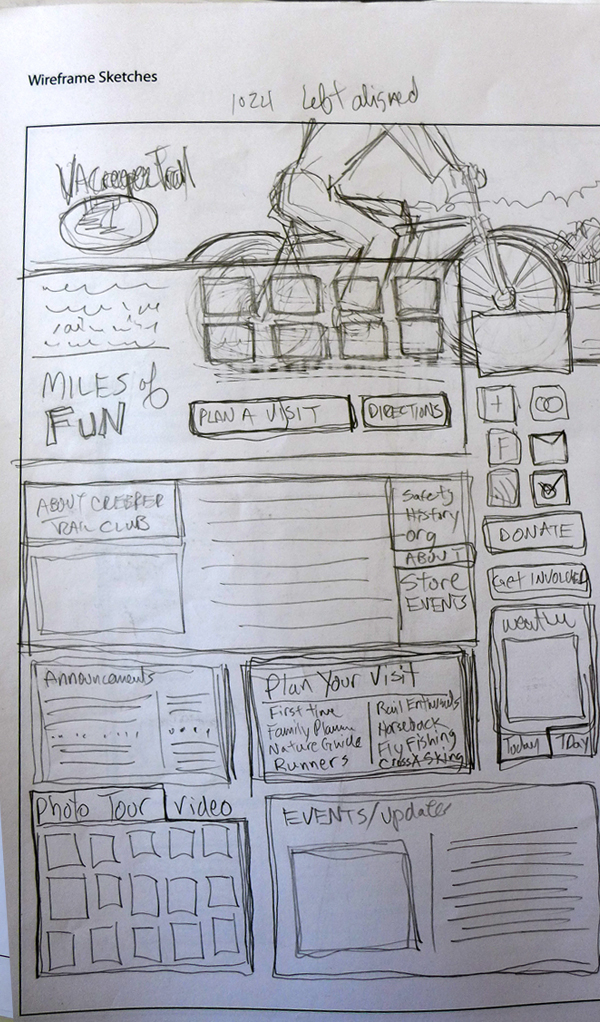
#> input picture drawing.jpeg, 600 x 1022 px, given in place of the camera
$ python unskew.py
#> lines starting #> are read from the running program, lines starting #| are printed output that depends on the picture; after the words box and inside, x2 and y2 are one past the last pixel; in counts of white or black regions, pixels touching at a corner belong together
import cv2
import numpy as np
from PIL import Image


def save(img, name="out.png"):
    im = Image.fromarray(img)  # (img * 255).astype(np.uint8)
    im.save(name)


def capture_unskewed_photo(out="unskewed.png"):
    cam = cv2.VideoCapture(0)
    ret = False
    frame = None
    for _ in range(5):
        ret, frame = cam.read()
    while not ret:
        ret, frame = cam.read()

    cam.release()
    dst = unskew(frame)
    save(dst, out)
    save(frame, "img.jpg")


def unskew_video():
    cam = cv2.VideoCapture(0)
    while True:
        ret, frame = cam.read()
#> frame is the input picture: shape (1022, 600, 3); mean B, G, R 183.9, 177, 176.3
        if not ret:
            break
        dst = unskew(frame)
        cv2.imshow("Unskewed", dst)
        cv2.imshow("Original", frame)
        if cv2.waitKey(1) & 0xFF == ord("q"):
            break


def unskew(img):
    gray = cv2.cvtColor(img, cv2.COLOR_RGB2GRAY)

    gray = gray / np.max(gray) * 255

    gray = (gray > 180) * 255
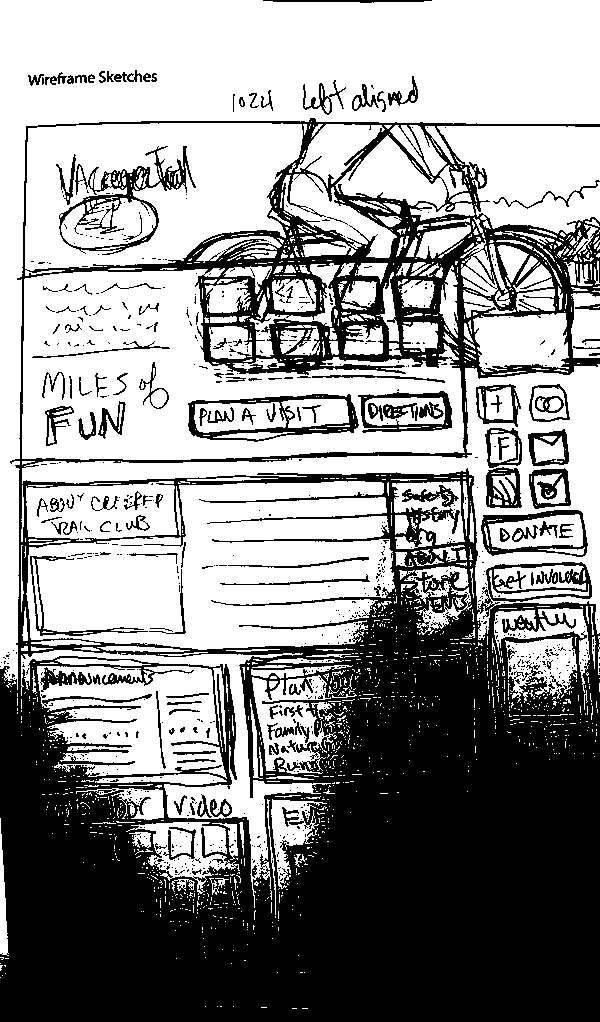
#> gray: shape (1022, 600) int64; 57.7% white; 824 black regions (683 under 20 px), largest, box (x1, y1, x2, y2) and area: (0, 118, 600, 1022) 232217, (59, 146, 196, 255) 2758, (188, 394, 359, 442) 2166

    gray = gray.astype(np.uint8)

    # save(gray, "gray-init.png")

    kernel = np.ones((5, 5), np.uint8)

    gray = cv2.erode(gray, kernel, iterations=5)
#> gray: shape (1022, 600); 14.8% white; 32 white regions (5 under 20 px), largest, box (x1, y1, x2, y2) and area: (0, 0, 600, 451) 57667, (35, 133, 292, 252) 10178, (49, 565, 171, 621) 5943
    gray = cv2.dilate(gray, kernel, iterations=5)
#> gray: shape (1022, 600); 27.1% white; 31 white regions, largest, box (x1, y1, x2, y2) and area: (0, 0, 600, 461) 74367, (25, 123, 302, 262) 21998, (39, 555, 181, 631) 9923

    kernel = np.ones((11, 11), np.uint8)

    gray = cv2.dilate(gray, kernel, iterations=5)
#> gray: shape (1022, 600); 49.6% white; 4 white regions, box (x1, y1, x2, y2) and area: (0, 0, 600, 799) 264541, (454, 285, 600, 601) 25507, (376, 404, 488, 478) 8194, (296, 374, 372, 449) 5693
    gray = cv2.erode(gray, kernel, iterations=5)
#> gray: shape (1022, 600); 34% white; 5 white regions, box (x1, y1, x2, y2) and area: (0, 0, 600, 774) 194471, (479, 310, 600, 576) 11557, (401, 429, 463, 453) 1394, (321, 399, 347, 424) 643, (342, 518, 367, 539) 525
    edges = cv2.Canny(gray, 50, 150)
#> edges: shape (1022, 600); 0.58% white in thin lines or dots, all inside (x1, y1, x2, y2) = (0, 167, 600, 774)
    edges = cv2.dilate(edges, np.ones((3, 3), np.uint8), iterations=1)
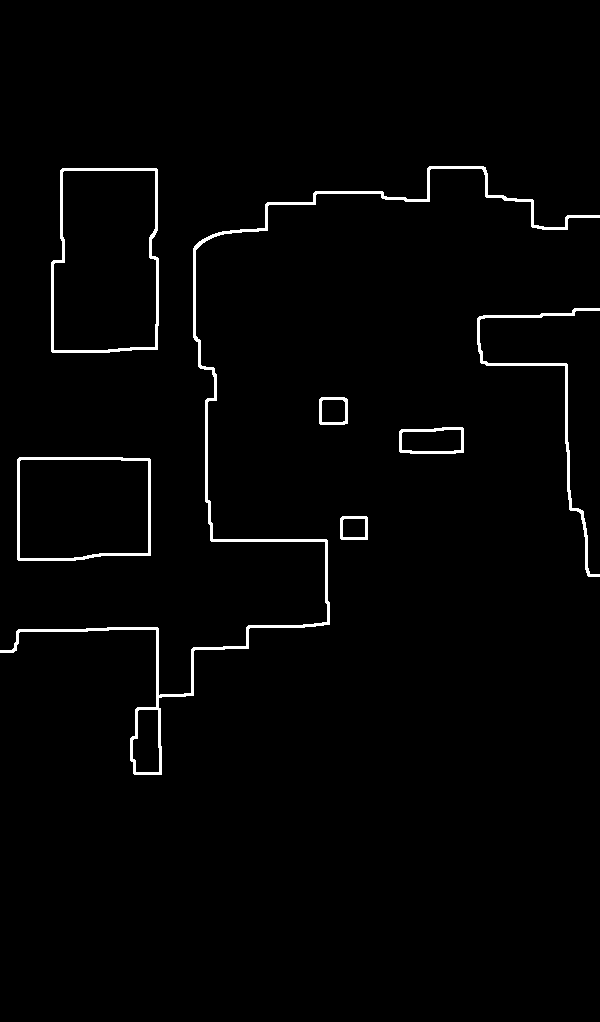
#> edges: shape (1022, 600); 1.8% white; 7 white regions

    def order_points(pts_: np.ndarray) -> np.ndarray:
        ys = pts_[:, 1]
        top_idxs = ys.argsort()[:2]
        bot_idxs = ys.argsort()[-2:]
        top = pts_[top_idxs]
        bot = pts_[bot_idxs]
        top = top[np.argsort(top[:, 0])]
        bot = bot[np.argsort(bot[:, 0])]
        tl, tr = top[0], top[1]
        bl, br = bot[0], bot[1]
        return np.array([tl, tr, br, bl], dtype=np.float32)

    contours, _ = cv2.findContours(gray, cv2.RETR_EXTERNAL, cv2.CHAIN_APPROX_SIMPLE)
#> contours = 5 contours; box (x1, y1, x2, y2) and area: (0, 0, 600, 774) 223618, (479, 310, 600, 576) 11182, (401, 429, 463, 453) 1311, (321, 399, 347, 424) 594, (342, 518, 367, 539) 480
    if contours:
        cnt = max(contours, key=cv2.contourArea)
#> cnt = contour of 143 points, box (x1, y1, x2, y2) (0, 0, 600, 774), area 223618

        epsilon = 0.02 * cv2.arcLength(cnt, True)
#> epsilon = 64.55
        approx = cv2.approxPolyN(cnt, 4, epsilon_percentage=epsilon, ensure_convex=True)
#> approx = [[743, 0], [193, 826], [0, 651], [0, 0]]
        corners = approx.reshape(-1, 2)
#> corners = [[743, 0], [193, 826], [0, 651], [0, 0]]

        mask = np.zeros_like(gray)
        cv2.drawContours(mask, [cnt], -1, 255, -1)
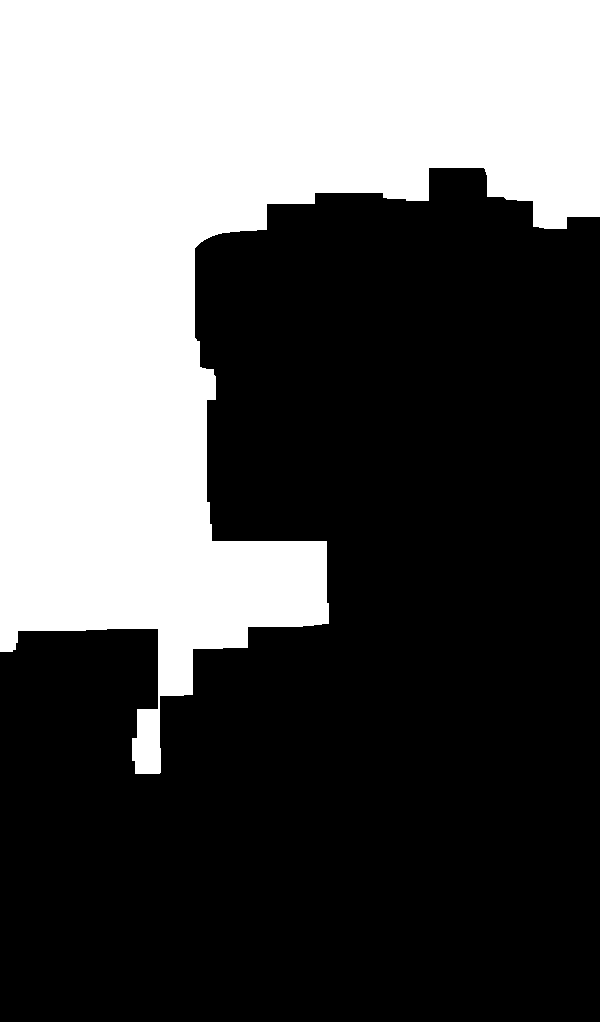
#> mask: shape (1022, 600); 36.7% white; 1 white region, box (x1, y1, x2, y2) and area: (0, 0, 600, 774) 225218
        for c in corners:
            cv2.circle(mask, tuple(c), 50, 120, -1)
#> this loop made 4 passes
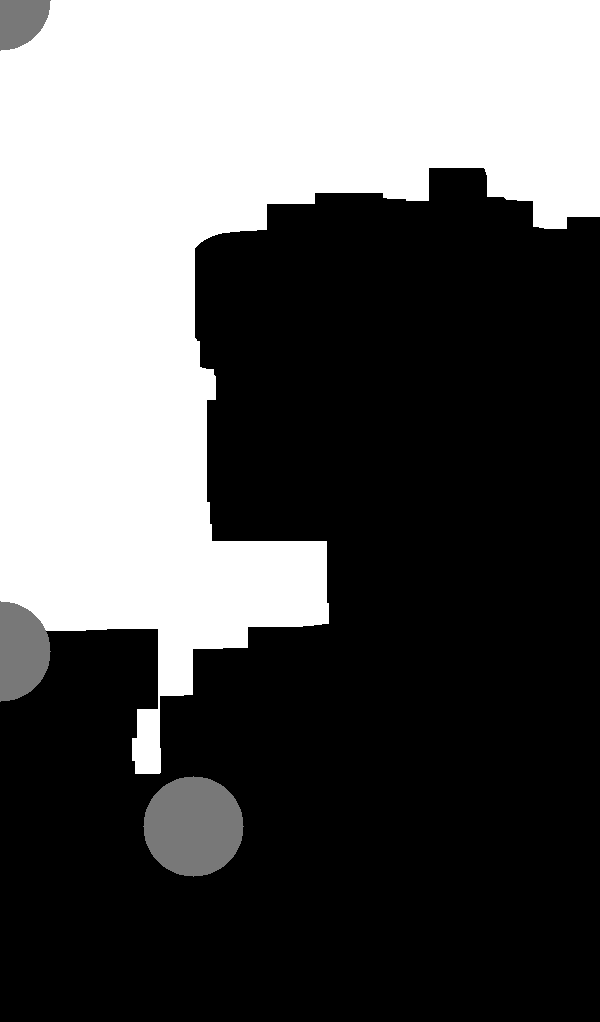
#> mask: shape (1022, 600); 2.26% of pixels changed, all inside (x1, y1, x2, y2) = (0, 0, 244, 877)

        gray = mask

        assert len(corners) == 4

        corners = order_points(corners)
#> in order_points, `ys = pts_[:, 1]`: ys = [0, 826, 651, 0]
#> in order_points, `top_idxs = ys.argsort()[:2]`: top_idxs = [0, 3]
#> in order_points, `bot_idxs = ys.argsort()[-2:]`: bot_idxs = [2, 1]
#> in order_points, `top = pts_[top_idxs]`: top = [[743, 0], [0, 0]]
#> in order_points, `bot = pts_[bot_idxs]`: bot = [[0, 651], [193, 826]]
#> in order_points, `top = top[np.argsort(top[:, 0])]`: top = [[0, 0], [743, 0]]
#> in order_points, `tl, tr = top[0], top[1]`: tl = [0, 0]; tr = [743, 0]
#> in order_points, `bl, br = bot[0], bot[1]`: bl = [0, 651]; br = [193, 826]
#> corners = [[0, 0], [743, 0], [193, 826], [0, 651]]

        size = (int(11 * 100), int(8.5 * 100))
        pts2 = np.float32([[0, 0], [size[0], 0], [size[0], size[1]], [0, size[1]]])
        # https://math.stackexchange.com/questions/2789094/deskew-and-rotate-a-photographed-rectangular-image-aka-perspective-correction
        M, mask = cv2.findHomography(np.float32(corners), pts2)
#> M = [[3.01, 3.62e-16, 1.07e-13], [-4.2e-16, 0.544, 2.67e-13], [0.00139, -0.000896, 1]]; mask = [1, 1, 1, 1]

        dst = cv2.warpPerspective(img, M, size)
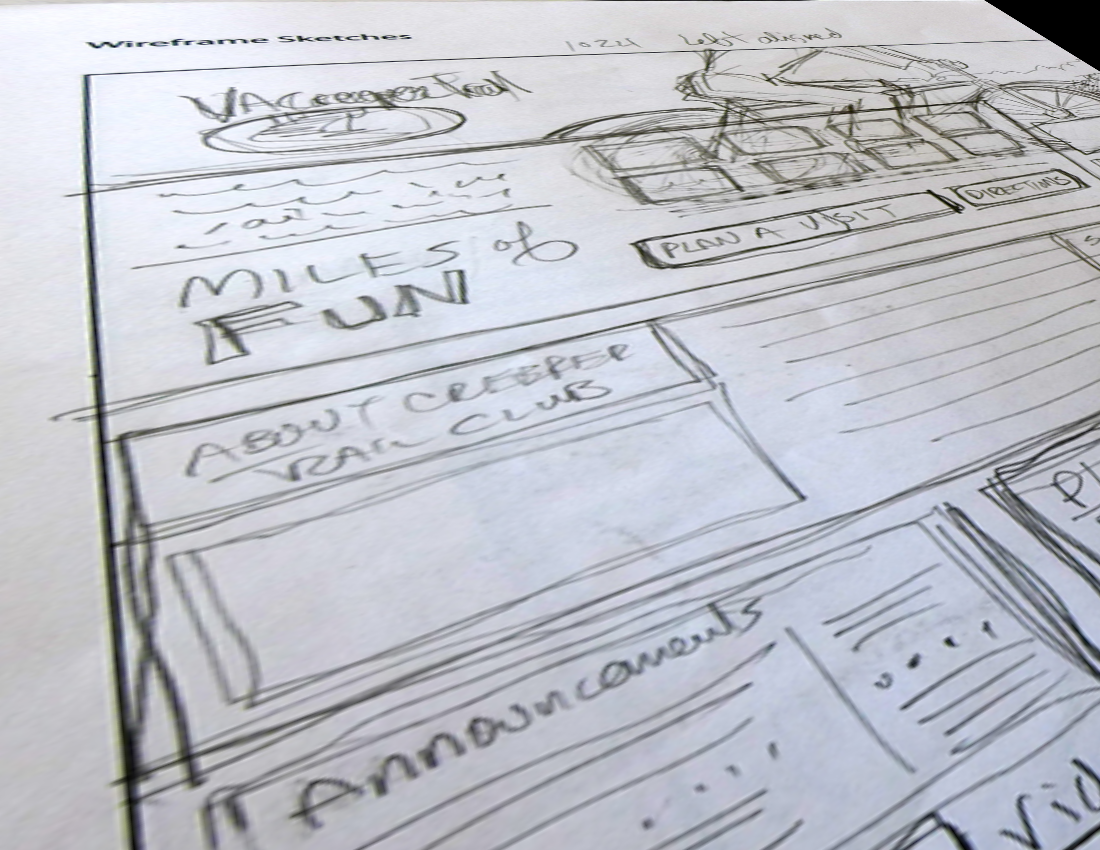
#> dst: shape (850, 1100, 3); mean B, G, R 201.4, 193.4, 191.1

        dst = cv2.flip(dst, 0)
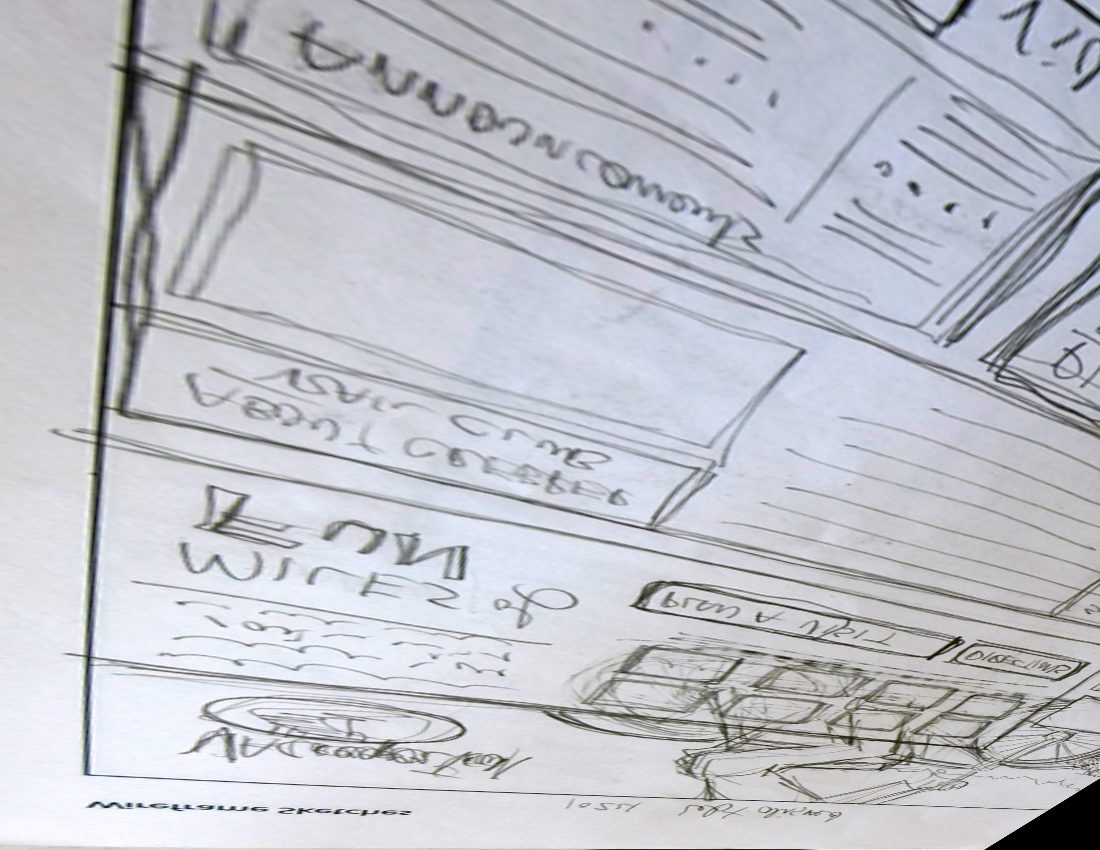
#> dst: shape (850, 1100, 3); mean B, G, R 201.4, 193.4, 191.1

        return dst

    return img


def main(inp="photo.jpg", out="unskewed.png"):
    img = np.array(Image.open(inp))
    print(img.shape)
    dst = unskew(img)
    save(dst, out)


if __name__ == "__main__":
    unskew_video()
#> (key q is pressed here)

$ run again, on image.jpg
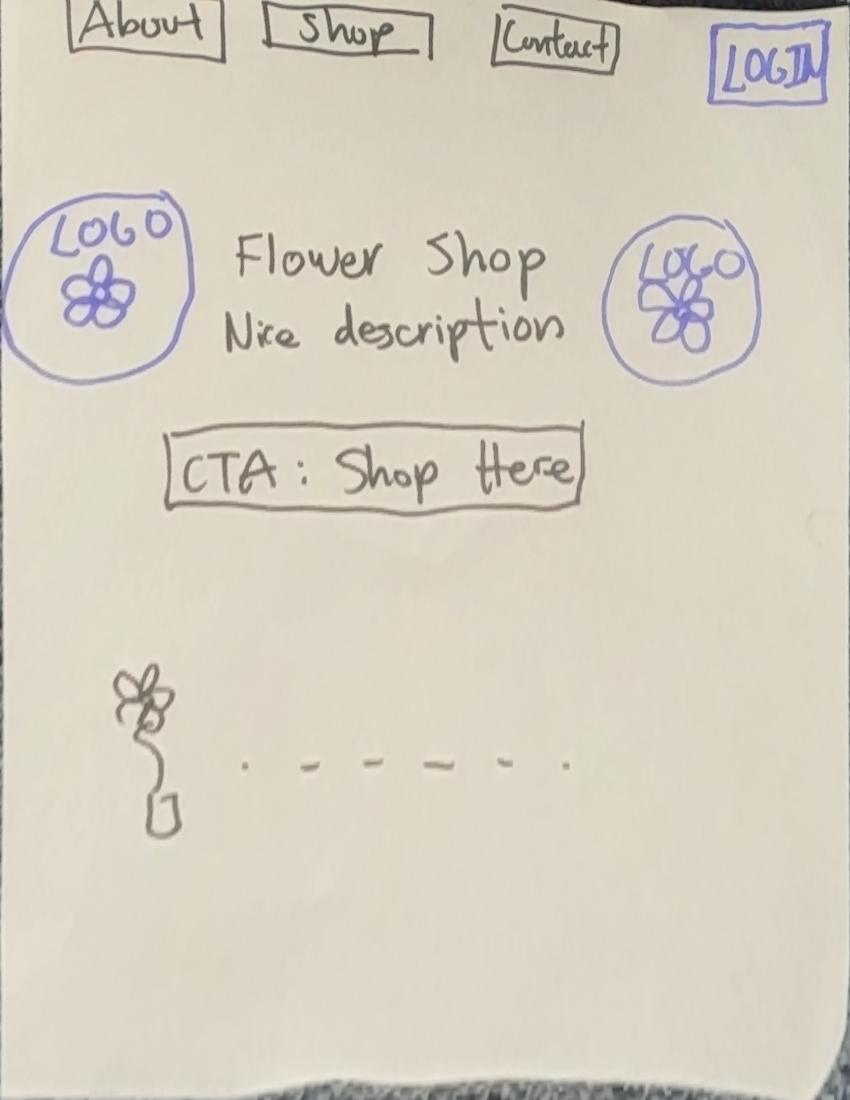
#> input picture image.jpg, 850 x 1100 px, given in place of the camera
#> in unskew_video, frame is the input picture: shape (1100, 850, 3); mean B, G, R 193.2, 207.9, 214.7
#> contours = 1 contour; box (x1, y1, x2, y2) and area: (0, 0, 850, 1100) 911773
#> cnt = contour of 44 points, box (x1, y1, x2, y2) (0, 0, 850, 1100), area 911773
#> epsilon = 84.03
#> approx = [[849, 0], [849, 1099], [0, 1099], [0, 0]]
#> the loop in unskew, `for c in corners:` made 4 passes
#> after the loop in unskew, `for c in corners:`:
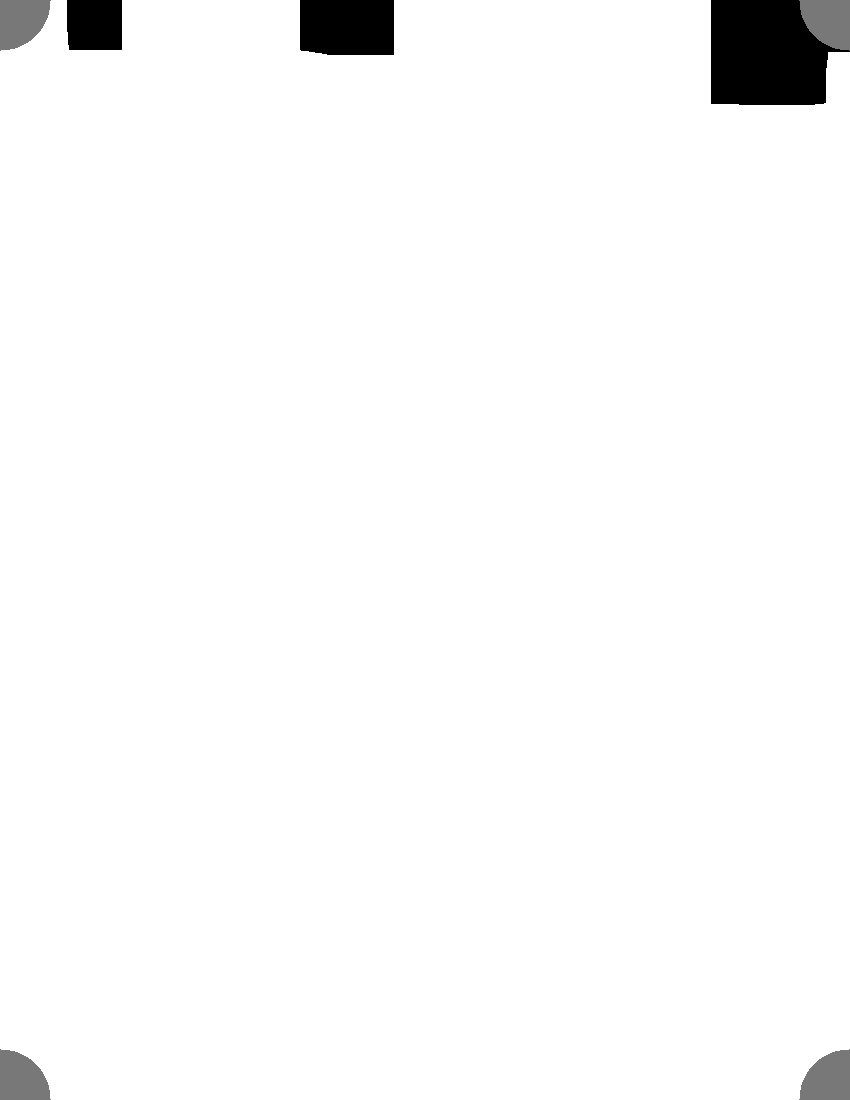
#> mask: shape (1100, 850); min 0, max 255, mean 248.6
#> ys = [0, 1099, 1099, 0]
#> top_idxs = [0, 3]
#> bot_idxs = [1, 2]
#> in order_points, `top = pts_[top_idxs]`: top = [[849, 0], [0, 0]]
#> in order_points, `bot = pts_[bot_idxs]`: bot = [[849, 1099], [0, 1099]]
#> in order_points, `top = top[np.argsort(top[:, 0])]`: top = [[0, 0], [849, 0]]
#> in order_points, `bot = bot[np.argsort(bot[:, 0])]`: bot = [[0, 1099], [849, 1099]]
#> tl = [0, 0]; tr = [849, 0]
#> bl = [0, 1099]; br = [849, 1099]
#> in unskew, `corners = order_points(corners)`: corners = [[0, 0], [849, 0], [849, 1099], [0, 1099]]
#> in unskew, `M, mask = cv2.findHomography(np.float32(corners), pts2)`: M = [[1.3, 0, -9.85e-14], [0, 0.773, -4.92e-14], [0, 0, 1]]; mask = [1, 1, 1, 1]
#> in unskew, `dst = cv2.flip(dst, 0)`:
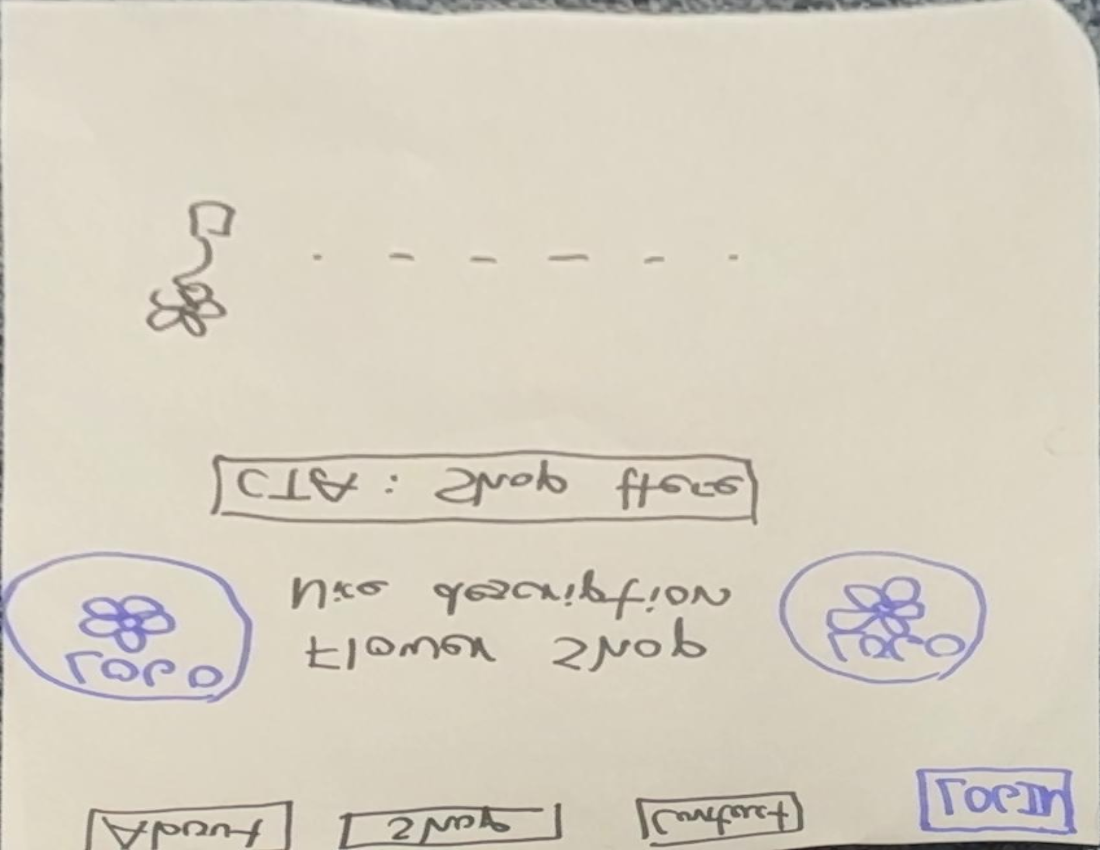
#> dst: shape (850, 1100, 3); mean B, G, R 193.3, 208, 214.9
